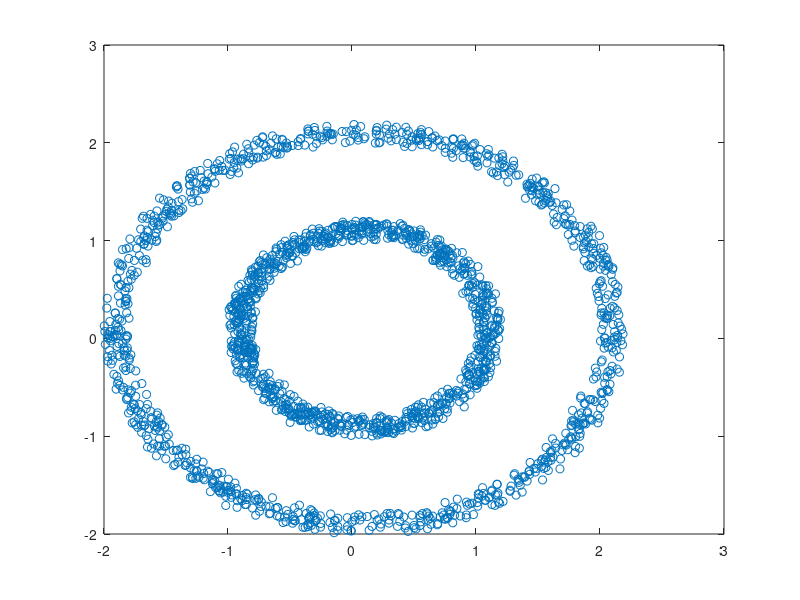

MATLAB code for this plot:
function data = data_generate(n)
if nargin < 1
    n = 1000;
end

theta = rand(n, 1) * 2 * pi;
r = 1;
epsilon = .2;
x = r * cos(theta) + rand(n, 1) * epsilon;
y = r * sin(theta) + rand(n, 1) * epsilon;

data1 = [x, y];

theta = rand(n, 1) * 2 * pi;
r = 2;
x = r * cos(theta) + rand(n, 1) * epsilon;
y = r * sin(theta) + rand(n, 1) * epsilon;

data2 = [x, y];

data = [data1; data2];
plot(data(:,1), data(:,2), 'o')